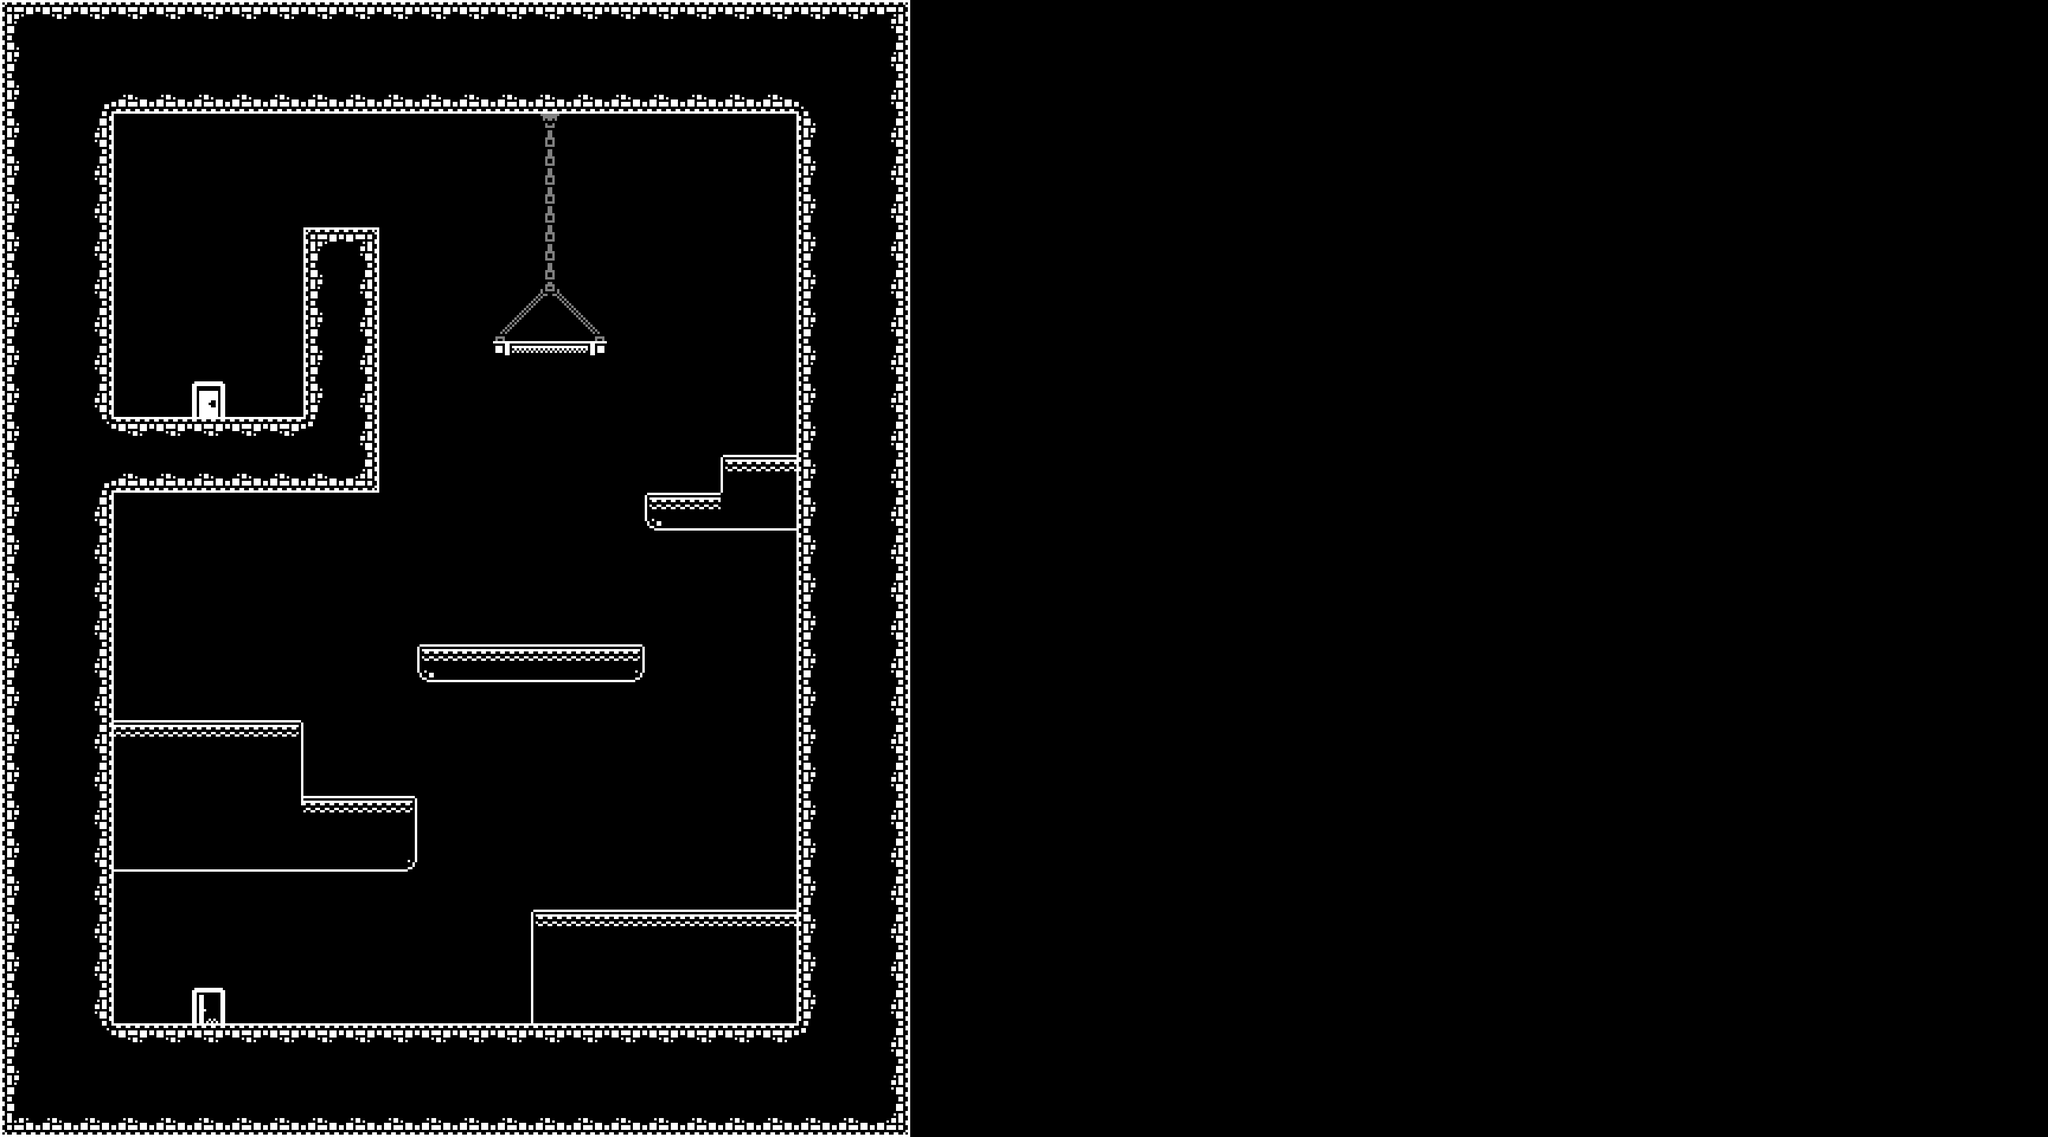

This is a level from a 2D game, rendered from its Tiled map with the project's own tilesets. A one-line summary and the map file follow, with tile-layer data summarised:
An orthogonal 54x30 tile map with 64x64 px tiles, 2 tile layers (MainLayer, Shadows) and 13 objects.

<map version="1.10" tiledversion="1.10.2" orientation="orthogonal" renderorder="right-down" width="54" height="30" tilewidth="64" tileheight="64" infinite="0" nextlayerid="6" nextobjectid="15">
 <tileset firstgid="1" source="Tileset_64x64.tsx" />
 <layer id="1" name="MainLayer" width="54" height="30">
  <data>[1620 cells, 268 non-empty, 34 distinct tile ids]</data>
 </layer>
 <layer id="4" name="Shadows" width="54" height="30" opacity="0.5">
  <data>[1620 cells, 8 non-empty, 1 distinct tile ids]</data>
 </layer>
 <objectgroup color="#00ff00" id="3" name="Colliders">
  <object id="1" x="0" y="0" width="192" height="1920" />
  <object id="2" x="192" y="0" width="1152" height="192" />
  <object id="3" x="1344" y="0" width="192" height="1920" />
  <object id="4" x="192" y="1728" width="1152" height="192" />
  <object id="5" x="896" y="1536" width="448" height="192" />
  <object id="6" x="192" y="1216" width="320" height="256" />
  <object id="7" x="512" y="1344" width="192" height="128" />
  <object id="8" x="704" y="1088" width="384" height="64" />
  <object id="9" x="1088" y="832" width="128" height="64" />
  <object id="10" x="1216" y="768" width="128" height="128" />
  <object id="11" x="192" y="704" width="320" height="128" />
  <object id="12" x="512" y="384" width="128" height="448" />
 </objectgroup>
 <objectgroup color="#0000ff" id="5" name="JumpThrough">
  <properties>
   <property name="unity:Tag" value="JumpThrough" />
  </properties>
  <object id="14" x="832" y="576" width="192" height="24" />
 </objectgroup>
</map>
